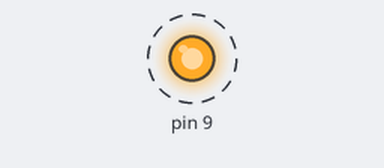
Bench run of a sketch on a simulated Arduino Uno, built with avr-gcc and run on an emulated ATmega328P. On the bench: output pins drawn as LEDs (lit = HIGH). Dashed ring = blinking.

Above: at 0.5 s.
Timing chart, 0 to 4.6 s (numbered marks = the images above):
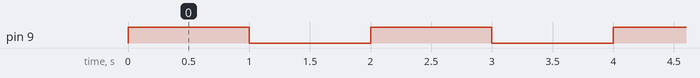

Measured:
- by itself, pin 9: alternates HIGH for 1.0 s and LOW for 1.0 s

The sketch:

ShermanBlink.ino
```cpp
//Michael Sherman
//Led Blink Program

//My functions
void blink() {
  digitalWrite(9, HIGH);
  delay(1000);
  digitalWrite(9, LOW);
  delay(1000);
}//End blink

//setup function
void setup() {
  //Setup Pin 9 for output
  pinMode(9, OUTPUT);
}//End setup

void loop() {
  blink();
}//End loop
```
